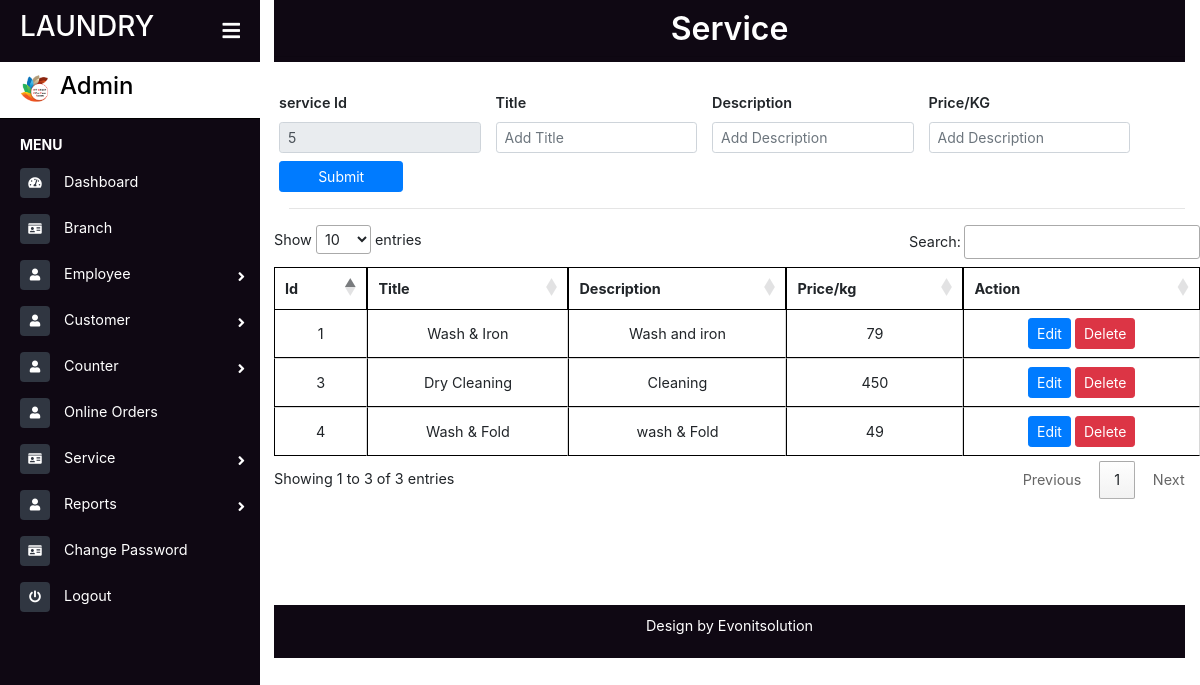
The app's page /service.php with its own data.
### tables this page shows
CREATE TABLE `services` (
  `sid` bigint(10) NOT NULL,
  `title` varchar(20) NOT NULL,
  `dis` varchar(30) NOT NULL,
  `kgRate` double NOT NULL
);

### service.php (the view, shortened to what this page needs)
<?php include("sidebar.php");
include("connect.php");
$update='true'; $dis=""; $title=""; $kg="";
?>
<link href="assets/css/foms.css" rel="stylesheet">
<div class="page-content container-fluid">
    <div class="footer">
        <div class="d-flex justify-content-center">
             <h2 class="" style=" font-weight: 600">Service</h2>
        </div>
        <hr style="margin: 0px;">
    </div>
</div>
                <?php
                    $sid = 0;
                    $sql = "SELECT max(sid) FROM services";
                    $retval = mysqli_query($conn, $sql );
                    while($row = mysqli_fetch_assoc($retval)) {
                        $sid=$row['max(sid)'];
                        $sid++;
                    }
                ?>
<main class="page-content">
    <div class="container">
        <form action="service_submit.php" method="post" enctype="multipart/form-data">
            <div class="row mt-2">
                <div class="group-form col-md-3">
                    <label class="form_label" for="company_name">service Id</label>
                    <input type="text" class="form-control form-control-sm" value="<?php echo $sid; ?>" name="sid" id="sid" placeholder="" readonly>
                </div>
                <div class="group-form col-md-3">
                    <label class="form_label" for="company_name">Title </label>
                    <input type="text" name="title" id="title" class="form-control form-control-sm" value="<?php echo $title; ?>" placeholder="Add Title" required>
                </div>
                <div class="group-form col-md-3">
                    <label class="form_label" for="company_name">Description </label>
                    <input type="text" name="dis" id="dis" class="form-control form-control-sm" value="<?php echo $dis; ?>" placeholder="Add Description" required>
                </div>
                <div class="group-form col-md-3">
                    <label class="form_label" for="company_name">Price/KG</label>
                    <input type="text" name="kg" id="kg" class="form-control form-control-sm" value="<?php echo $kg; ?>" placeholder="Add Description" required>
                </div>
            </div>
            <div class="row mt-2">
                <div class="group-form col-md-2">
                    <?php
                        if($update=='true')
                        {
                            ?>
                            <button type="submit" name="postSubmit" class="btn btn-sm btn-primary col-md-12">Submit</button>
                            <?php
                        }
                    ?>
                </div>
            </div>
        </form>
        <hr />
        </div>
        <div class="table-responsive" style="overflow-y:scroll; height: 380px; width:80% margin-left: 100px;">
            <table id="example" class="cell-border" style="width:100%">
            <thead>
                <tr>
                    <th>Id</th>
                    <th>Title</th>
                    <th>Description</th>
                    <th>Price/kg</th>
                    <th>Action</th>
                </tr>
            </thead>
            <tbody>
                <?php
                    $qry="select * from services";
                    $exc=mysqli_query($conn,$qry);
                    while($row=mysqli_fetch_array($exc)){
                    ?>
                    <tr class="text-center">
                        <td><?php echo $row['sid'] ?></td>
                        <td><?php echo $row['title'] ?></td>
                        <td><?php echo $row['dis'] ?></td>
                        <td><?php echo $row['kgRate'] ?></td>
                    <td class="text-center">
                            <a href="service.php?edit=<?php echo $row['sid']?>"><button class="btn btn-sm btn-primary">Edit</button> </a>
                            <a onclick="del(<?php echo $row['sid']; ?>)"><button class="btn btn-sm btn-danger deletebutton" type="button">Delete</button></a></td>
                    </tr>
                    <?php
                    }
                ?>
            </tbody>
            </table>
        </div>
</main>
<?php include("footer.php"); ?>

### assets/css/style1.css (style rules this page uses)
* { margin: 0px; padding: 0px; }
body { font-size: 0.9rem; background-color: #ffffff; }
.page-wrapper .sidebar-wrapper, .sidebar-wrapper .sidebar-brand > a, .sidebar-wrapper .sidebar-dropdown > a:after, .sidebar-wrapper .sidebar-menu .sidebar-dropdown .sidebar-submenu li a:before, .sidebar-wrapper ul li a i, .page-wrapper .page-content, .sidebar-wrapper .sidebar-search input.search-menu, .sidebar-wrapper .sidebar-search .input-group-text, .sidebar-wrapper .sidebar-menu ul li a, #show-sidebar, #close-sidebar { -webkit-transition: all 0.3s ease; -moz-transition: all 0.3s ease; -ms-transition: all 0.3s ease; -o-transition: all 0.3s ease; transition: all 0.3s ease; }
@media screen and (min-width: 768px) { .page-wrapper.toggled .page-content { padding-left: 274px; } }
.footer { text-align: center; background: #0f0813; color: #fff; padding: 10px 0px 5px 0px; }

### assets/css/foms.css (style rules this page uses)
.form_label { font-weight: 600; }
.group-form { margin:0px -5px 0px -10px; }
table.dataTable.cell-border thead th { border: 1px solid black; }
table.dataTable.cell-border tbody td { border: 1px solid black; }
table.dataTable.cell-border tbody tr td:first-child { border-left: 1px solid black; }
table.dataTable.no-footer { border-bottom: 1px solid white; }
.container { margin-top:30px; }

### records on screen
services: sid "1", title "Wash & Iron", dis "Wash and iron", kgRate "79"
services: sid "3", title "Dry Cleaning", dis "Cleaning", kgRate "450"
services: sid "4", title "Wash & Fold", dis "wash & Fold", kgRate "49"
